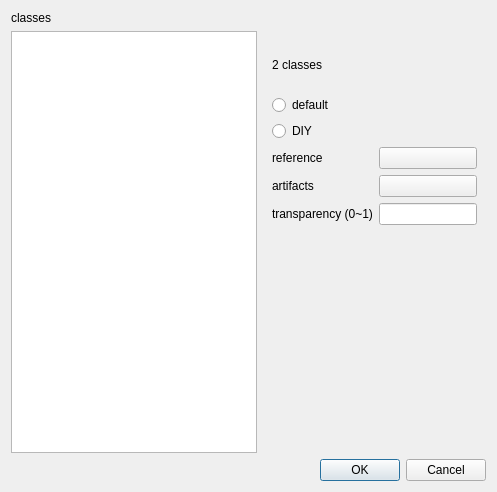
<?xml version="1.0" encoding="UTF-8"?>
<ui version="4.0">
 <class>Patches</class>
 <widget class="QDialog" name="Patches">
  <property name="geometry">
   <rect>
    <x>0</x>
    <y>0</y>
    <width>497</width>
    <height>492</height>
   </rect>
  </property>
  <property name="windowTitle">
   <string>Colors</string>
  </property>
  <layout class="QVBoxLayout" name="verticalLayout">
   <item>
    <layout class="QGridLayout" name="gridLayout">
     <item row="0" column="0">
      <widget class="QLabel" name="label_23">
       <property name="frameShadow">
        <enum>QFrame::Raised</enum>
       </property>
       <property name="text">
        <string>classes</string>
       </property>
      </widget>
     </item>
     <item row="1" column="0">
      <widget class="QListWidget" name="listWidget">
       <property name="sizePolicy">
        <sizepolicy hsizetype="Expanding" vsizetype="Expanding">
         <horstretch>0</horstretch>
         <verstretch>0</verstretch>
        </sizepolicy>
       </property>
      </widget>
     </item>
     <item row="1" column="1">
      <widget class="QStackedWidget" name="stackedWidget">
       <property name="sizePolicy">
        <sizepolicy hsizetype="Maximum" vsizetype="Preferred">
         <horstretch>0</horstretch>
         <verstretch>0</verstretch>
        </sizepolicy>
       </property>
       <property name="currentIndex">
        <number>0</number>
       </property>
       <widget class="QWidget" name="page">
        <layout class="QVBoxLayout" name="verticalLayout_4">
         <item>
          <layout class="QGridLayout" name="gridLayout_3">
           <item row="7" column="1">
            <widget class="QLabel" name="label_27">
             <property name="text">
              <string/>
             </property>
            </widget>
           </item>
           <item row="3" column="1">
            <widget class="QPushButton" name="b_21">
             <property name="text">
              <string/>
             </property>
            </widget>
           </item>
           <item row="5" column="0">
            <widget class="QLabel" name="label_15">
             <property name="text">
              <string>transparency (0~1)</string>
             </property>
            </widget>
           </item>
           <item row="0" column="0">
            <widget class="QLabel" name="label_17">
             <property name="text">
              <string>2 classes</string>
             </property>
            </widget>
           </item>
           <item row="4" column="1">
            <widget class="QPushButton" name="b_22">
             <property name="text">
              <string/>
             </property>
            </widget>
           </item>
           <item row="2" column="0">
            <widget class="QRadioButton" name="t2">
             <property name="text">
              <string>DIY</string>
             </property>
            </widget>
           </item>
           <item row="4" column="0">
            <widget class="QLabel" name="label_16">
             <property name="text">
              <string>artifacts</string>
             </property>
            </widget>
           </item>
           <item row="3" column="0">
            <widget class="QLabel" name="label_14">
             <property name="text">
              <string>reference</string>
             </property>
            </widget>
           </item>
           <item row="1" column="0">
            <widget class="QRadioButton" name="t1">
             <property name="text">
              <string>default</string>
             </property>
            </widget>
           </item>
           <item row="5" column="1">
            <widget class="QLineEdit" name="trans1"/>
           </item>
           <item row="9" column="0">
            <widget class="QLabel" name="label_19">
             <property name="text">
              <string/>
             </property>
            </widget>
           </item>
           <item row="7" column="0">
            <widget class="QLabel" name="label_26">
             <property name="text">
              <string/>
             </property>
            </widget>
           </item>
           <item row="9" column="1">
            <widget class="QLabel" name="label_20">
             <property name="text">
              <string/>
             </property>
            </widget>
           </item>
           <item row="8" column="1">
            <widget class="QLabel" name="label_25">
             <property name="text">
              <string/>
             </property>
            </widget>
           </item>
           <item row="8" column="0">
            <widget class="QLabel" name="label_24">
             <property name="text">
              <string/>
             </property>
            </widget>
           </item>
           <item row="6" column="0">
            <widget class="QLabel" name="label_28">
             <property name="text">
              <string/>
             </property>
            </widget>
           </item>
           <item row="6" column="1">
            <widget class="QLabel" name="label_29">
             <property name="text">
              <string/>
             </property>
            </widget>
           </item>
          </layout>
         </item>
        </layout>
       </widget>
       <widget class="QWidget" name="page_2">
        <layout class="QVBoxLayout" name="verticalLayout_2">
         <item>
          <layout class="QGridLayout" name="ggglayout">
           <item row="7" column="0">
            <widget class="QLabel" name="label_34">
             <property name="text">
              <string/>
             </property>
            </widget>
           </item>
           <item row="2" column="0">
            <widget class="QRadioButton" name="i2">
             <property name="text">
              <string>DIY</string>
             </property>
            </widget>
           </item>
           <item row="4" column="0">
            <widget class="QLabel" name="label_2">
             <property name="text">
              <string>shim</string>
             </property>
            </widget>
           </item>
           <item row="3" column="0">
            <widget class="QLabel" name="label">
             <property name="text">
              <string>movement</string>
             </property>
            </widget>
           </item>
           <item row="1" column="0">
            <widget class="QRadioButton" name="i1">
             <property name="text">
              <string>default</string>
             </property>
            </widget>
           </item>
           <item row="0" column="0">
            <widget class="QLabel" name="label_21">
             <property name="text">
              <string>8 classes</string>
             </property>
            </widget>
           </item>
           <item row="3" column="1">
            <widget class="QComboBox" name="cb_81">
             <item>
              <property name="text">
               <string>//</string>
              </property>
             </item>
             <item>
              <property name="text">
               <string>\\</string>
              </property>
             </item>
             <item>
              <property name="text">
               <string>XX</string>
              </property>
             </item>
             <item>
              <property name="text">
               <string>--</string>
              </property>
             </item>
             <item>
              <property name="text">
               <string>**</string>
              </property>
             </item>
            </widget>
           </item>
           <item row="5" column="1">
            <widget class="QComboBox" name="cb_83">
             <item>
              <property name="text">
               <string>//</string>
              </property>
             </item>
             <item>
              <property name="text">
               <string>\\</string>
              </property>
             </item>
             <item>
              <property name="text">
               <string>XX</string>
              </property>
             </item>
             <item>
              <property name="text">
               <string>--</string>
              </property>
             </item>
             <item>
              <property name="text">
               <string>**</string>
              </property>
             </item>
            </widget>
           </item>
           <item row="5" column="0">
            <widget class="QLabel" name="label_3">
             <property name="text">
              <string>noise</string>
             </property>
            </widget>
           </item>
           <item row="4" column="1">
            <widget class="QComboBox" name="cb_82">
             <item>
              <property name="text">
               <string>//</string>
              </property>
             </item>
             <item>
              <property name="text">
               <string>\\</string>
              </property>
             </item>
             <item>
              <property name="text">
               <string>XX</string>
              </property>
             </item>
             <item>
              <property name="text">
               <string>--</string>
              </property>
             </item>
             <item>
              <property name="text">
               <string>**</string>
              </property>
             </item>
            </widget>
           </item>
           <item row="8" column="1">
            <widget class="QLabel" name="label_33">
             <property name="text">
              <string/>
             </property>
            </widget>
           </item>
           <item row="9" column="0">
            <widget class="QLabel" name="label_30">
             <property name="text">
              <string/>
             </property>
            </widget>
           </item>
           <item row="7" column="1">
            <widget class="QLabel" name="label_35">
             <property name="text">
              <string/>
             </property>
            </widget>
           </item>
           <item row="9" column="1">
            <widget class="QLabel" name="label_31">
             <property name="text">
              <string/>
             </property>
            </widget>
           </item>
           <item row="6" column="0">
            <widget class="QLabel" name="label_36">
             <property name="text">
              <string/>
             </property>
            </widget>
           </item>
           <item row="6" column="1">
            <widget class="QLabel" name="label_37">
             <property name="text">
              <string/>
             </property>
            </widget>
           </item>
          </layout>
         </item>
        </layout>
       </widget>
       <widget class="QWidget" name="page_3">
        <layout class="QVBoxLayout" name="verticalLayout_3">
         <item>
          <layout class="QGridLayout" name="gridLayout_2">
           <item row="9" column="1">
            <widget class="QComboBox" name="cb_111">
             <item>
              <property name="text">
               <string>//</string>
              </property>
             </item>
             <item>
              <property name="text">
               <string>\\</string>
              </property>
             </item>
             <item>
              <property name="text">
               <string>XX</string>
              </property>
             </item>
             <item>
              <property name="text">
               <string>--</string>
              </property>
             </item>
             <item>
              <property name="text">
               <string>**</string>
              </property>
             </item>
            </widget>
           </item>
           <item row="1" column="0">
            <widget class="QRadioButton" name="e1">
             <property name="text">
              <string>default</string>
             </property>
            </widget>
           </item>
           <item row="3" column="0">
            <widget class="QLabel" name="label_5">
             <property name="text">
              <string>t1 head</string>
             </property>
            </widget>
           </item>
           <item row="4" column="1">
            <widget class="QPushButton" name="b_112">
             <property name="text">
              <string/>
             </property>
            </widget>
           </item>
           <item row="4" column="0">
            <widget class="QLabel" name="label_6">
             <property name="text">
              <string>t1 abdomen</string>
             </property>
            </widget>
           </item>
           <item row="8" column="0">
            <widget class="QLabel" name="label_10">
             <property name="text">
              <string>transparency (0~1)</string>
             </property>
            </widget>
           </item>
           <item row="11" column="1">
            <widget class="QComboBox" name="cb_113">
             <item>
              <property name="text">
               <string>//</string>
              </property>
             </item>
             <item>
              <property name="text">
               <string>\\</string>
              </property>
             </item>
             <item>
              <property name="text">
               <string>XX</string>
              </property>
             </item>
             <item>
              <property name="text">
               <string>--</string>
              </property>
             </item>
             <item>
              <property name="text">
               <string>**</string>
              </property>
             </item>
            </widget>
           </item>
           <item row="5" column="0">
            <widget class="QLabel" name="label_7">
             <property name="text">
              <string>t2 abdomen</string>
             </property>
            </widget>
           </item>
           <item row="6" column="1">
            <widget class="QPushButton" name="b_114">
             <property name="text">
              <string/>
             </property>
            </widget>
           </item>
           <item row="10" column="1">
            <widget class="QComboBox" name="cb_112">
             <item>
              <property name="text">
               <string>//</string>
              </property>
             </item>
             <item>
              <property name="text">
               <string>\\</string>
              </property>
             </item>
             <item>
              <property name="text">
               <string>XX</string>
              </property>
             </item>
             <item>
              <property name="text">
               <string>--</string>
              </property>
             </item>
             <item>
              <property name="text">
               <string>**</string>
              </property>
             </item>
            </widget>
           </item>
           <item row="5" column="1">
            <widget class="QPushButton" name="b_113">
             <property name="text">
              <string/>
             </property>
            </widget>
           </item>
           <item row="7" column="1">
            <widget class="QPushButton" name="b_115">
             <property name="text">
              <string/>
             </property>
            </widget>
           </item>
           <item row="3" column="1">
            <widget class="QPushButton" name="b_111">
             <property name="text">
              <string/>
             </property>
            </widget>
           </item>
           <item row="10" column="0">
            <widget class="QLabel" name="label_13">
             <property name="text">
              <string>shim</string>
             </property>
            </widget>
           </item>
           <item row="0" column="0">
            <widget class="QLabel" name="label_4">
             <property name="text">
              <string>11 classes</string>
             </property>
            </widget>
           </item>
           <item row="7" column="0">
            <widget class="QLabel" name="label_9">
             <property name="text">
              <string>t2 liver</string>
             </property>
            </widget>
           </item>
           <item row="2" column="0">
            <widget class="QRadioButton" name="e2">
             <property name="text">
              <string>DIY</string>
             </property>
            </widget>
           </item>
           <item row="9" column="0">
            <widget class="QLabel" name="label_12">
             <property name="text">
              <string>movement</string>
             </property>
            </widget>
           </item>
           <item row="8" column="1">
            <widget class="QLineEdit" name="trans3"/>
           </item>
           <item row="11" column="0">
            <widget class="QLabel" name="label_22">
             <property name="text">
              <string>both</string>
             </property>
            </widget>
           </item>
           <item row="6" column="0">
            <widget class="QLabel" name="label_8">
             <property name="text">
              <string>t1 liver</string>
             </property>
            </widget>
           </item>
           <item row="12" column="0">
            <widget class="QLabel" name="label_11">
             <property name="text">
              <string/>
             </property>
            </widget>
           </item>
           <item row="12" column="1">
            <widget class="QLabel" name="label_18">
             <property name="text">
              <string/>
             </property>
            </widget>
           </item>
          </layout>
         </item>
        </layout>
       </widget>
       <widget class="QWidget" name="page_4">
        <widget class="QWidget" name="gridLayoutWidget">
         <property name="geometry">
          <rect>
           <x>0</x>
           <y>0</y>
           <width>251</width>
           <height>411</height>
          </rect>
         </property>
         <layout class="QGridLayout" name="gridLayout_4" columnstretch="0,0">
          <property name="sizeConstraint">
           <enum>QLayout::SetMinAndMaxSize</enum>
          </property>
          <item row="0" column="0">
           <widget class="QLabel" name="label_classes">
            <property name="text">
             <string>TextLabel</string>
            </property>
           </widget>
          </item>
          <item row="1" column="0">
           <widget class="QRadioButton" name="radioButton">
            <property name="text">
             <string>default</string>
            </property>
           </widget>
          </item>
          <item row="2" column="0">
           <widget class="QRadioButton" name="radioButton_2">
            <property name="text">
             <string>DIY</string>
            </property>
           </widget>
          </item>
         </layout>
        </widget>
       </widget>
      </widget>
     </item>
    </layout>
   </item>
   <item>
    <widget class="QDialogButtonBox" name="buttonBox">
     <property name="orientation">
      <enum>Qt::Horizontal</enum>
     </property>
     <property name="standardButtons">
      <set>QDialogButtonBox::Cancel|QDialogButtonBox::Ok</set>
     </property>
    </widget>
   </item>
  </layout>
 </widget>
 <resources/>
 <connections>
  <connection>
   <sender>buttonBox</sender>
   <signal>accepted()</signal>
   <receiver>Patches</receiver>
   <slot>accept()</slot>
   <hints>
    <hint type="sourcelabel">
     <x>248</x>
     <y>254</y>
    </hint>
    <hint type="destinationlabel">
     <x>157</x>
     <y>274</y>
    </hint>
   </hints>
  </connection>
  <connection>
   <sender>buttonBox</sender>
   <signal>rejected()</signal>
   <receiver>Patches</receiver>
   <slot>reject()</slot>
   <hints>
    <hint type="sourcelabel">
     <x>316</x>
     <y>260</y>
    </hint>
    <hint type="destinationlabel">
     <x>286</x>
     <y>274</y>
    </hint>
   </hints>
  </connection>
 </connections>
</ui>
